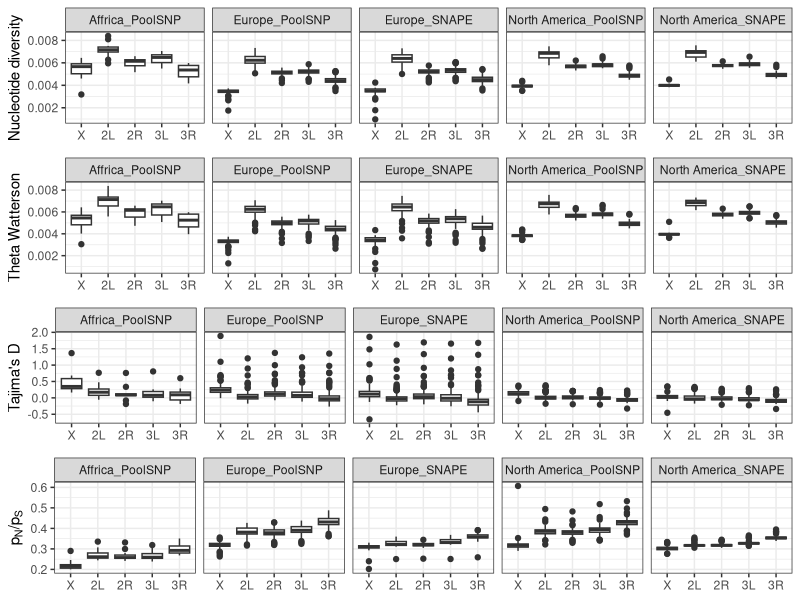

Write the R code that produced this figure.
# plot SupFigure S11 - popgen estimates per chromosomes - Margot
library(ggplot2)
library("gridExtra")

dat<-read.table(file="SupFigureS11_data.txt",header=T,fill =T,sep="\t")

plot1<-ggplot(dat, aes(x=CHROM, y=Pi)) + geom_boxplot(, show.legend = FALSE) + labs(y = "Nucleotide diversity") + theme_bw() + theme(axis.title.x=element_blank()) + facet_grid(~ DATASET) + scale_x_discrete(limits=c("X","2L","2R","3L","3R"))
plot2<-ggplot(dat, aes(x=CHROM, y=Watterson)) + geom_boxplot(, show.legend = FALSE) + labs(y = "Theta Watterson") + theme_bw()  + theme(axis.title.x=element_blank()) + facet_grid(~ DATASET) + scale_x_discrete(limits=c("X","2L","2R","3L","3R"))
plot3<-ggplot(dat, aes(x=CHROM, y=Tajima_D)) + geom_boxplot(, show.legend = FALSE) +  labs(y = "Tajima's D") +  theme_bw() + theme(axis.title.x=element_blank()) + facet_grid(~ DATASET) + scale_y_continuous(breaks=seq(-1, 2, 0.5)) + scale_x_discrete(limits=c("X","2L","2R","3L","3R")) 
plot4<-ggplot(dat, aes(x=CHROM, y=pn_ps)) + geom_boxplot(, show.legend = FALSE) + labs(y =expression('p'[N]*'/p'[S])) +  theme_bw() + theme(axis.title.x=element_blank()) + labs(x = "Chromosome") + facet_grid(~ DATASET) + scale_x_discrete(limits=c("X","2L","2R","3L","3R"))

# make final SupFigure S11
library("gridExtra")
grid.arrange(plot1, plot2, plot3, plot4, 
        ncol=1, nrow=4, heights=c(1,1,1,1))




